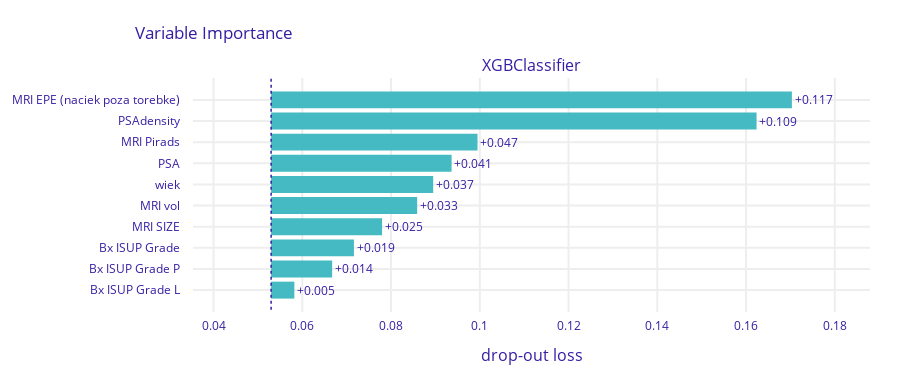

The notebook cell saved with this chart:
### Markdown cell above
# Example

### Code cell
df = pd.read_csv('../materials/processed_df.csv')
df.head()

numerical_cols = ['wiek', 'PSA', 'PSAdensity', 'MRI vol', 'MRI SIZE']
categorical_cols = ['MRI EPE (naciek poza torebke)', 'MRI Pirads', 'MRI EPE L', 'MRI EPE P', 'MRI SVI (pecherzyki)', 'MRI SVI L', 'MRI SVI P','Bx ISUP Grade P', 'Bx ISUP Grade L', 'Bx ISUP Grade']

X = df[numerical_cols + categorical_cols]
y = df['EPE micro']

param_grid = {
    'classifier__learning_rate': [0.05, 0.1, 0.2],
    'classifier__n_estimators': [200, 400, 800],
    'classifier__max_depth': [3, 4, 6],
    'classifier__subsample': [0.8, 0.9, 1.0],
    'classifier__colsample_bytree': [0.8, 0.9, 1.0],
    'classifier__gamma': [0, 0.1, 0.2]
}
# param_grid = {
#     'classifier__learning_rate': [0.1],
#     'classifier__n_estimators': [200, 400],
#     'classifier__max_depth': [3, 4, 6],
#     'classifier__subsample': [0.8, 0.9, 1.0],
#     'classifier__colsample_bytree': [0.8, 0.9],
#     'classifier__gamma': [0, 0.1]
# }

untrained_model = XGBClassifier(random_state=2)

y_true, y_pred, y_pred_probs, false_positive_rate, true_positive_rate, total_roc_auc, trained_model = train_and_evaluate_model(untrained_model, X, y, numerical_cols, categorical_cols, n_folds=5, tune_params=True, param_grid=param_grid)
plot_roc(false_positive_rate, true_positive_rate, total_roc_auc)
plot_confusion_matrix(y_true, y_pred)
plot_feature_importances(trained_model, X, y)
plot_discrimination_threshold(untrained_model, X, y)

### Figure 1 — Plotly figure (JSON) as saved in the notebook; plotly's stock layout.template omitted (floating-point values rounded to 4 significant figures)
{"data": [{"base": 0.05298, "hoverinfo": "text", "hoverlabel": {"bgcolor": "rgba(0,0,0,0.8)"}, "hovertext": ["Model: XGBClassifier loss after<br>variable: MRI EPE (naciek poza torebke) is permuted: 0.17<br>Drop-out loss change: +0.117", "Model: XGBClassifier loss after<br>variable: PSAdensity is permuted: 0.162<br>Drop-out loss change: +0.109", "Model: XGBClassifier loss after<br>variable: MRI Pirads is permuted: 0.099<br>Drop-out loss change: +0.047", "Model: XGBClassifier loss after<br>variable: PSA is permuted: 0.094<br>Drop-out loss change: +0.041", "Model: XGBClassifier loss after<br>variable: wiek is permuted: 0.089<br>Drop-out loss change: +0.037", "Model: XGBClassifier loss after<br>variable: MRI vol is permuted: 0.086<br>Drop-out loss change: +0.033", "Model: XGBClassifier loss after<br>variable: MRI SIZE is permuted: 0.078<br>Drop-out loss change: +0.025", "Model: XGBClassifier loss after<br>variable: Bx ISUP Grade is permuted: 0.072<br>Drop-out loss change: +0.019", "Model: XGBClassifier loss after<br>variable: Bx ISUP Grade P is permuted: 0.067<br>Drop-out loss change: +0.014", "Model: XGBClassifier loss after<br>variable: Bx ISUP Grade L is permuted: 0.058<br>Drop-out loss change: +0.005"], "marker": {"color": "#46bac2"}, "orientation": "h", "showlegend": false, "text": ["+0.117", "+0.109", "+0.047", "+0.041", "+0.037", "+0.033", "+0.025", "+0.019", "+0.014", "+0.005"], "textposition": "outside", "type": "bar", "x": [0.1174, 0.1094, 0.04651, 0.04067, 0.03652, 0.03291, 0.02501, 0.01866, 0.01375, 0.005238], "xaxis": "x", "y": ["MRI EPE (naciek poza torebke)", "PSAdensity", "MRI Pirads", "PSA", "wiek", "MRI vol", "MRI SIZE", "Bx ISUP Grade", "Bx ISUP Grade P", "Bx ISUP Grade L"], "yaxis": "y"}], "layout": {"annotations": [{"font": {"size": 16}, "showarrow": false, "text": "XGBClassifier", "x": 0.5, "xanchor": "center", "xref": "paper", "y": 1, "yanchor": "bottom", "yref": "paper"}, {"font": {"size": 16}, "showarrow": false, "text": "drop-out loss", "x": 0.5, "xanchor": "center", "xref": "paper", "y": 0, "yanchor": "top", "yref": "paper", "yshift": -30}], "font": {"color": "#371ea3"}, "height": 383, "margin": {"b": 71, "r": 30, "t": 78}, "shapes": [{"line": {"color": "#371ea3", "dash": "dot", "width": 1.5}, "type": "line", "x0": 0.05298, "x1": 0.05298, "xref": "x", "y0": -1, "y1": 10, "yref": "y"}], "title": {"text": "Variable Importance", "x": 0.15}, "xaxis": {"anchor": "y", "automargin": true, "domain": [0, 1], "fixedrange": true, "gridwidth": 2, "range": [0.03537, 0.1879], "tickcolor": "white", "ticklen": 3, "ticks": "outside", "type": "linear", "zeroline": false}, "yaxis": {"anchor": "x", "automargin": true, "autorange": "reversed", "domain": [0, 1], "fixedrange": true, "gridwidth": 2, "tickcolor": "white", "ticklen": 10, "ticks": "outside", "type": "category"}}}
